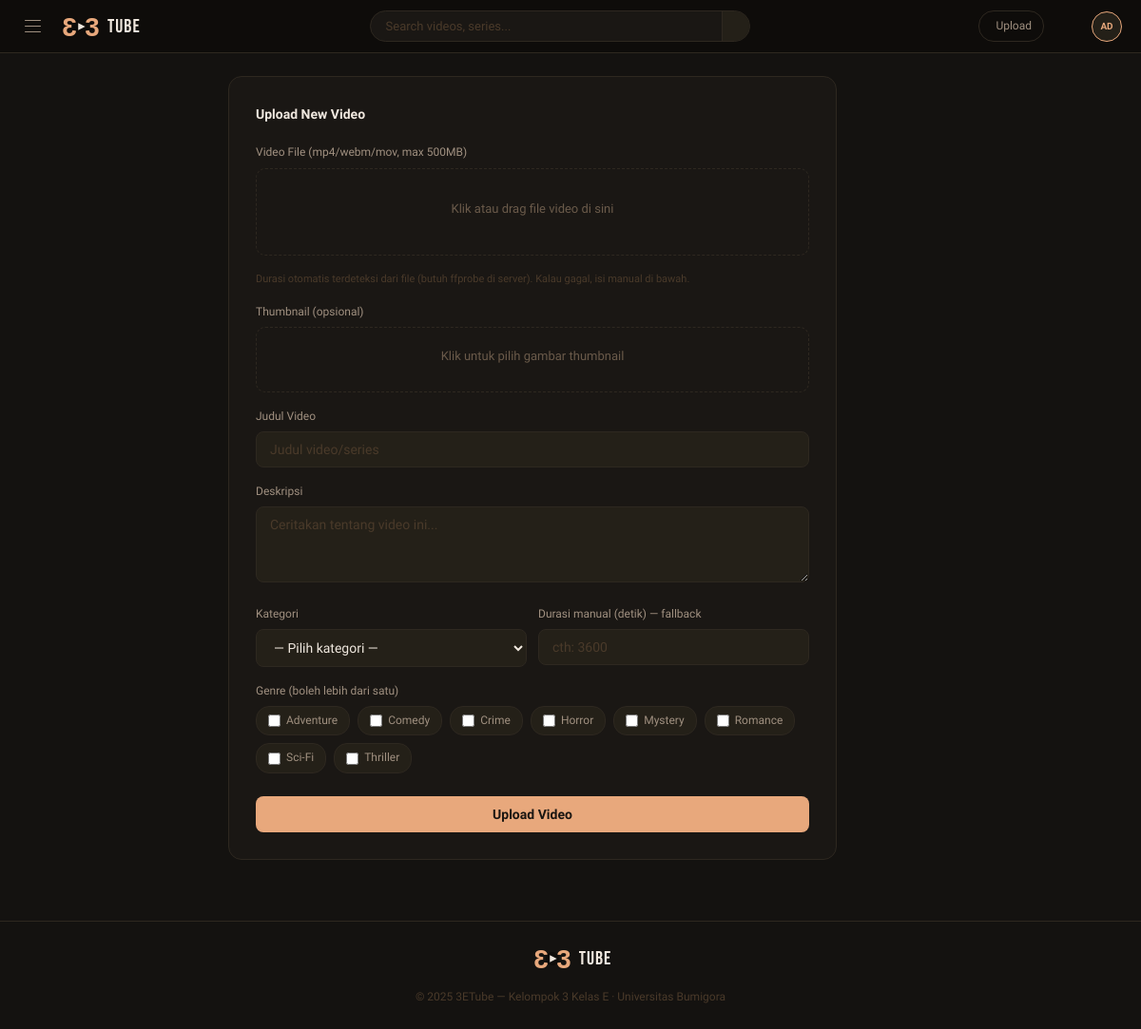
The app's page /upload.php (signed in) with its own data.
### tables this page shows
CREATE TABLE `users` (
  `id`         INT AUTO_INCREMENT PRIMARY KEY,
  `username`   VARCHAR(50)  NOT NULL UNIQUE,
  `email`      VARCHAR(100) NOT NULL UNIQUE,
  `password`   VARCHAR(255) NOT NULL,
  `full_name`  VARCHAR(100) DEFAULT NULL,
  `avatar`     VARCHAR(255) DEFAULT NULL,
  `bio`        TEXT         DEFAULT NULL,
  `role`       ENUM('user','admin') DEFAULT 'user',
  `is_active`  TINYINT(1) DEFAULT 1,
  `created_at` TIMESTAMP DEFAULT CURRENT_TIMESTAMP,
  `updated_at` TIMESTAMP DEFAULT CURRENT_TIMESTAMP ON UPDATE CURRENT_TIMESTAMP
);

CREATE TABLE `genres` (
  `id`   INT AUTO_INCREMENT PRIMARY KEY,
  `name` VARCHAR(50) NOT NULL UNIQUE,
  `slug` VARCHAR(60) NOT NULL UNIQUE
);

### includes/config.php (called while the page is built, shortened)
<?php
function getDB(): PDO {
    static $pdo = null;
    if ($pdo === null) {
        try {
            $dsn = 'mysql:host=' . DB_HOST . ';dbname=' . DB_NAME . ';charset=utf8mb4';
            $pdo = new PDO($dsn, DB_USER, DB_PASS, [
                PDO::ATTR_ERRMODE            => PDO::ERRMODE_EXCEPTION,
                PDO::ATTR_DEFAULT_FETCH_MODE => PDO::FETCH_ASSOC,
                PDO::ATTR_EMULATE_PREPARES   => false,
            ]);
        } catch (PDOException $e) {
            die('<div style="font-family:sans-serif;padding:40px;color:#c00"><h2>Database connection failed</h2><p>' . htmlspecialchars($e->getMessage()) . '</p><p>Pastikan database <b>3etube</b> sudah dibuat dan diimport di phpMyAdmin.</p></div>');
        }
    }
    return $pdo;
}
function isLoggedIn(): bool {
    return isset($_SESSION['user_id']);
}
function currentUser(): ?array {
    static $user = null;
    if ($user === null) {
        $db   = getDB();
        $stmt = $db->prepare('SELECT * FROM users WHERE id = ?');
        $stmt->execute([$_SESSION['user_id']]);
        $user = $stmt->fetch() ?: null;
    }
    return $user;
}
function e(?string $s): string {
    return htmlspecialchars($s ?? '', ENT_QUOTES, 'UTF-8');
}

### upload.php (the view, shortened to what this page needs)
<?php
require_once 'includes/config.php';
$db = getDB();
$genres     = $db->query('SELECT * FROM genres ORDER BY name')->fetchAll();
require_once 'includes/header.php';
?>
<div class="page-content narrow">
  <div class="upload-form">
    <div class="upload-label">Upload New Video</div>
    <form method="POST" enctype="multipart/form-data">
      <div class="form-group">
        <label class="form-label">Video File (mp4/webm/mov, max 500MB)</label>
        <div class="file-drop">
          <p>Klik atau drag file video di sini</p>
        </div>
        <div class="duration-hint">Durasi otomatis terdeteksi dari file (butuh ffprobe di server). Kalau gagal, isi manual di bawah.</div>
      </div>
      <div class="form-group">
        <label class="form-label">Thumbnail (opsional)</label>
        <div class="file-drop" style="padding:20px">
          <p>Klik untuk pilih gambar thumbnail</p>
        </div>
      </div>
      <div class="form-group"><label class="form-label">Judul Video</label><input class="form-input" type="text" name="title" required placeholder="Judul video/series"/></div>
      <div class="form-group"><label class="form-label">Deskripsi</label><textarea class="form-input" name="description" placeholder="Ceritakan tentang video ini..."></textarea></div>
      <div class="form-row-2">
        <div class="form-group">
          <label class="form-label">Kategori</label>
          <select class="form-input" name="category_id">
            <option value="">— Pilih kategori —</option>
          </select>
        </div>
        <div class="form-group"><label class="form-label">Durasi manual (detik) — fallback</label><input class="form-input" type="number" name="manual_duration" placeholder="cth: 3600" min="0"/></div>
      </div>
      <div class="form-group">
        <label class="form-label">Genre (boleh lebih dari satu)</label>
        <div class="genre-checks">
          <?php foreach ($genres as $g): ?>
          <label class="gc-label"><input type="checkbox" name="genres[]" value="<?= $g['id'] ?>"/> <?= e($g['name']) ?></label>
          <?php endforeach; ?>
        </div>
      </div>
      <button type="submit" class="btn-primary form-submit">Upload Video</button>
    </form>
  </div>
</div>
<?php require_once 'includes/footer.php'; ?>

### includes/header.php (shortened to what this page needs)
<?php
require_once __DIR__ . '/config.php';
$user = currentUser();
?>
<!DOCTYPE html>
<html lang="id">
<head>
<link rel="stylesheet" href="<?= BASE_URL ?>/css/main.css"/>
<link rel="stylesheet" href="https://cdn.jsdelivr.net/npm/@tabler/icons-webfont@3.19.0/dist/tabler-icons.min.css"/>
</head>
<body>
<nav class="navbar" id="navbar">
  <div class="nav-left">
    <button class="hamburger" id="sidebarToggle" aria-label="Toggle category menu">
      <span></span><span></span><span></span>
    </button>
    <a href="<?= BASE_URL ?>/index.php" class="logo-link">
      <svg class="logo-svg" viewBox="0 0 52 32" fill="none" xmlns="http://www.w3.org/2000/svg" aria-label="3ETube logo">
        <text x="13" y="27" font-family="Arial Black,Arial" font-weight="900" font-size="30"
              fill="#e8a87c" text-anchor="middle" transform="matrix(-1,0,0,1,26,0)">3</text>
        <text x="39" y="27" font-family="Arial Black,Arial" font-weight="900" font-size="30"
              fill="#e8a87c" text-anchor="middle">3</text>
      </svg>
      <span class="logo-word">Tube</span>
    </a>
  </div>
  <div class="nav-center">
    <form class="search-wrap" action="<?= BASE_URL ?>/search.php" method="GET">
      <input type="text" name="q" placeholder="Search videos, series..." value="<?= e($_GET['q'] ?? '') ?>"/>
      <button type="submit" class="search-btn" aria-label="Search"><i class="ti ti-search"></i></button>
    </form>
  </div>
  <div class="nav-right">
    <?php if (isLoggedIn()): ?>
      <a href="<?= BASE_URL ?>/upload.php" class="upload-btn"><i class="ti ti-plus"></i> Upload</a>
      <div class="ib notif-wrap" id="notifBtn">
      </div>
      <div class="nav-avatar" id="avatarBtn">
        <?= strtoupper(substr($user['username'], 0, 2)) ?>
      </div>
    <?php else: ?>
      <a href="<?= BASE_URL ?>/login.php"    class="btn-ghost">Sign In</a>
      <a href="<?= BASE_URL ?>/register.php" class="btn-primary">Join Free</a>
    <?php endif; ?>
  </div>
</nav>

### css/main.css (style rules this page uses)
:root { --bg:#141210; --bg2:#1a1714; --bg3:#201d18; --surface:#242018; --border:#2e2820; --accent:#e8a87c; --accent2:#d4956a; --cream:#f0e8df; --muted:#a09080; --dim:#6a5a4a; --dark:#4a3a2a; --danger:#c87070; --success:#7ab07a; --nav-h:56px; --radius:10px; --radius-lg:14px; }
*,*::before,*::after { box-sizing:border-box;margin:0;padding:0 }
html { scroll-behavior:smooth }
body { font-family:'Sora',sans-serif;background:var(--bg);color:var(--cream);min-height:100vh;line-height:1.6 }
a { text-decoration:none;color:inherit }
input,button,select,textarea { font-family:inherit }
button { cursor:pointer }
.navbar { position:sticky;top:0;z-index:100;background:#0e0c0a;height:var(--nav-h);display:flex;align-items:center;padding:0 20px;gap:12px;border-bottom:.5px solid var(--border) }
.nav-left { display:flex;align-items:center;gap:12px;flex-shrink:0 }
.nav-center { flex:1;display:flex;justify-content:center }
.nav-right { display:flex;align-items:center;gap:8px;flex-shrink:0;margin-left:auto }
.hamburger { display:flex;flex-direction:column;gap:4.5px;cursor:pointer;padding:6px;background:none;border:none;border-radius:8px;transition:background .15s }
.hamburger span { display:block;width:17px;height:1.5px;background:var(--muted);border-radius:2px;transition:.2s }
.logo-link { display:flex;align-items:center;gap:4px;cursor:pointer }
.logo-svg { width:48px;height:30px }
.logo-word { font-family:'Bebas Neue',sans-serif;font-size:20px;color:var(--cream);letter-spacing:1px;line-height:1 }
.search-wrap { width:100%;max-width:400px;display:flex;border:.5px solid var(--border);border-radius:22px;overflow:hidden;background:var(--bg2) }
.search-wrap input { flex:1;background:transparent;border:none;outline:none;padding:8px 16px;font-size:13px;color:var(--cream) }
.search-wrap input::placeholder { color:var(--dark) }
.search-btn { background:var(--surface);border:none;border-left:.5px solid var(--border);padding:0 14px;display:flex;align-items:center }
.upload-btn { display:flex;align-items:center;gap:5px;padding:6px 12px;border-radius:16px;border:.5px solid var(--border);color:var(--muted);font-size:12px;font-weight:500;transition:background .15s }
.ib { width:34px;height:34px;border-radius:50%;display:flex;align-items:center;justify-content:center;cursor:pointer;position:relative;transition:background .15s }
.nav-avatar { width:32px;height:32px;border-radius:50%;background:var(--surface);border:1.5px solid var(--accent);display:flex;align-items:center;justify-content:center;font-size:10px;font-weight:700;color:var(--accent);cursor:pointer;position:relative }
.btn-primary { background:var(--accent);color:#1a1612;border:none;border-radius:20px;padding:7px 16px;font-size:13px;font-weight:600;transition:background .15s }
.page-content { padding:24px 20px;max-width:1200px;margin:0 auto }
.page-content.narrow { max-width:760px }
.form-group { margin-bottom:16px }
.form-label { font-size:12px;color:var(--muted);display:block;margin-bottom:6px }
.form-input { width:100%;background:var(--surface);border:.5px solid var(--border);border-radius:8px;padding:10px 14px;font-size:14px;color:var(--cream);outline:none;transition:border-color .15s;font-family:inherit }
.form-input::placeholder { color:var(--dark) }
textarea.form-input { resize:vertical;min-height:80px }
select.form-input option { background:var(--bg2) }
.form-submit { width:100%;margin-top:8px;padding:11px;font-size:14px;border-radius:8px }
.form-row-2 { display:flex;gap:12px }
.form-row-2 .form-group { flex:1 }
.upload-form { background:var(--bg2);border:.5px solid var(--border);border-radius:var(--radius-lg);padding:28px;max-width:640px }
.upload-label { font-size:14px;font-weight:600;color:var(--cream);margin-bottom:20px }
.file-drop { border:1.5px dashed var(--border);border-radius:var(--radius);padding:32px;text-align:center;cursor:pointer;margin-bottom:16px;transition:border-color .15s;position:relative }
.file-drop p { font-size:13px;color:var(--dim) }
.genre-checks { display:flex;gap:8px;flex-wrap:wrap }
.gc-label { display:flex;align-items:center;gap:6px;background:var(--surface);border:.5px solid var(--border);border-radius:14px;padding:5px 12px;font-size:12px;color:var(--muted);cursor:pointer }
.gc-label input { accent-color:var(--accent) }
.duration-hint { font-size:11px;color:var(--dark);margin-top:4px }

### records on screen
users: username "AD"
genres: name "Adventure"
genres: name "Comedy"
genres: name "Crime"
genres: name "Horror"
genres: name "Mystery"
genres: name "Romance"
genres: name "Sci-Fi"
genres: name "Thriller"
